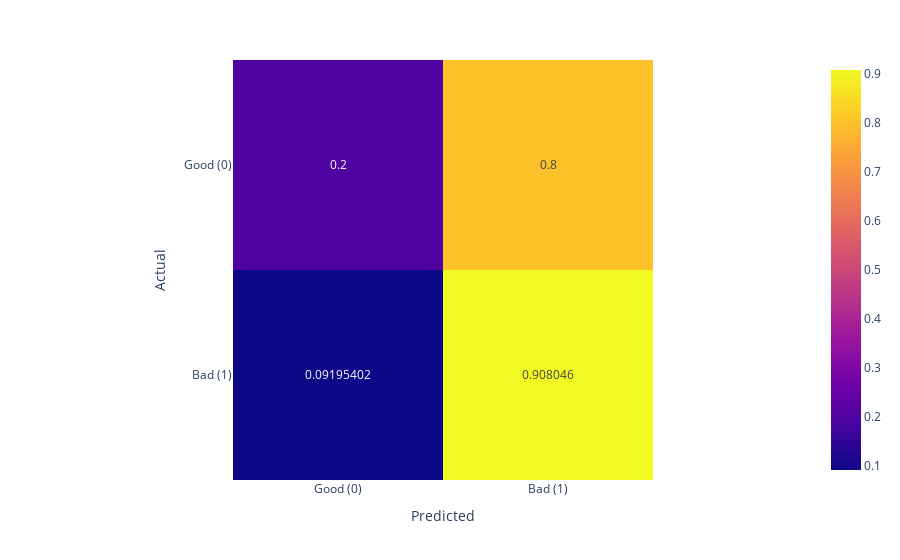
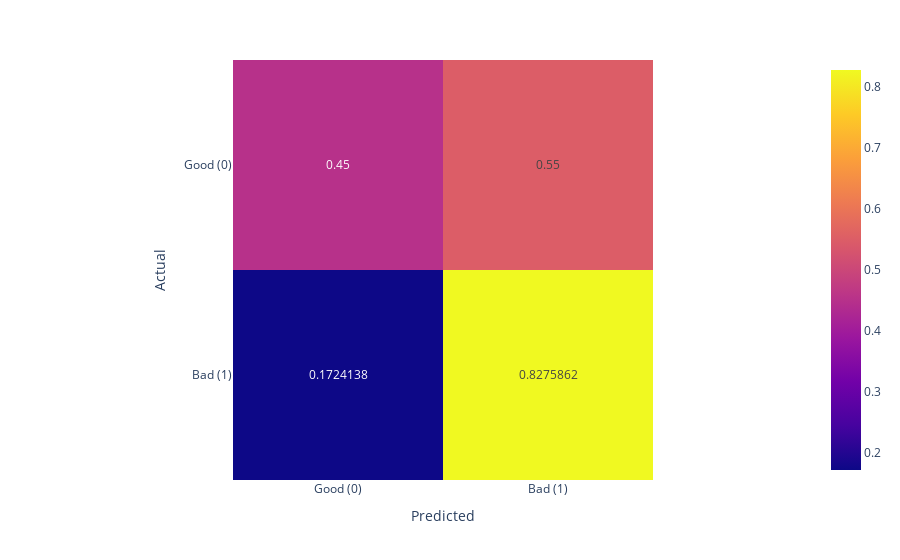
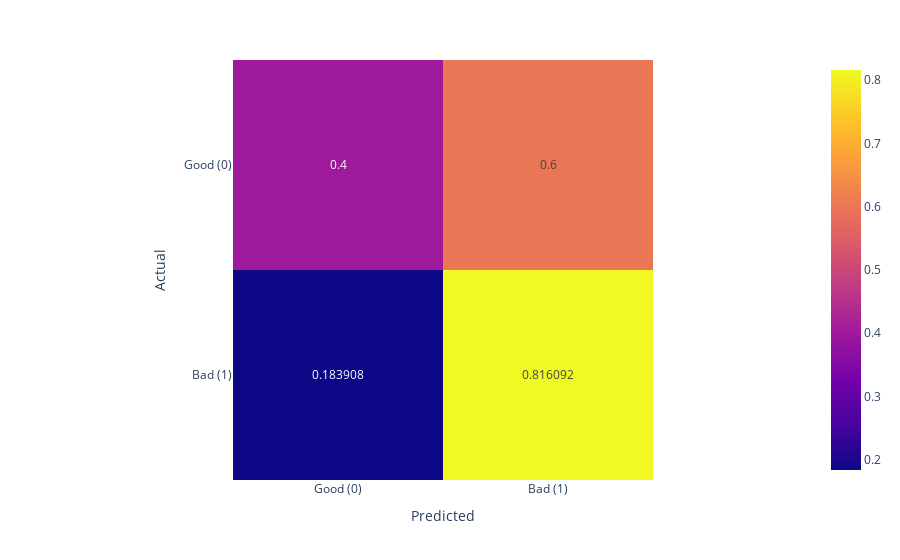
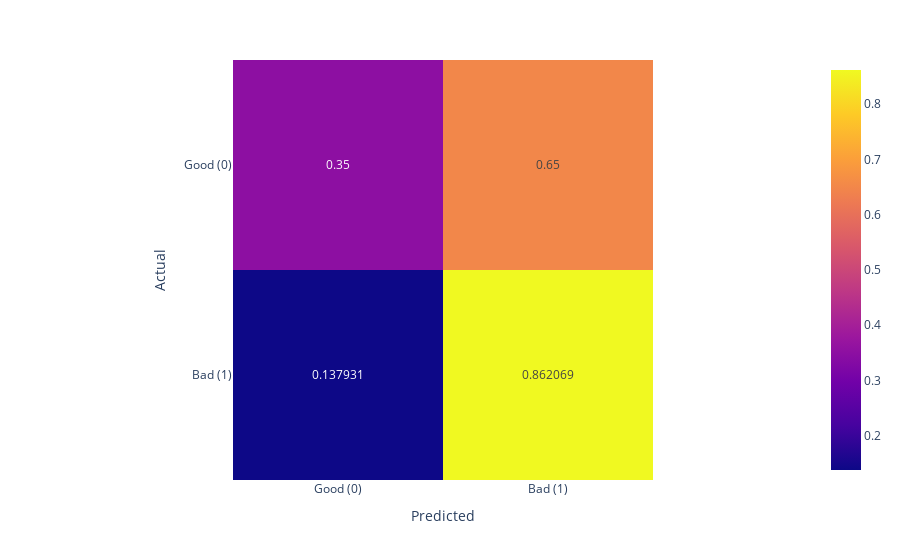

Notebook source saved alongside these figures, in order:
### Code cell
import numpy as np

from cci.metrics import confusion_matrix

# BUG: Fixed now but..
test_len = 107  # length of test set
for tp, fp, fn, tn in test_df.select(["TP", "FP", "FN", "TN"]).rows():
    tp = test_len - fp - fn - tn
    cm = np.array([[tp, fp], [fn, tn]]).astype("float")
    normalized_cm = cm / cm.sum(axis=1)[:, np.newaxis]
    fig = px.imshow(
        normalized_cm,
        labels=dict(x="Predicted", y="Actual"),
        x=["Good (0)", "Bad (1)"],
        y=["Good (0)", "Bad (1)"],
        text_auto=True,
    )
    fig.show()

### Figure 1 — Plotly figure (JSON) as saved in the notebook; plotly's stock layout.template omitted (floating-point values rounded to 4 significant figures)
{"data": [{"coloraxis": "coloraxis", "hovertemplate": "Predicted: %{x}<br>Actual: %{y}<br>color: %{z}<extra></extra>", "name": "0", "texttemplate": "%{z}", "type": "heatmap", "x": ["Good (0)", "Bad (1)"], "xaxis": "x", "y": ["Good (0)", "Bad (1)"], "yaxis": "y", "z": [[0.2, 0.8], [0.09195, 0.908]]}], "layout": {"coloraxis": {"colorscale": [[0, "#0d0887"], [0.1111, "#46039f"], [0.2222, "#7201a8"], [0.3333, "#9c179e"], [0.4444, "#bd3786"], [0.5556, "#d8576b"], [0.6667, "#ed7953"], [0.7778, "#fb9f3a"], [0.8889, "#fdca26"], [1, "#f0f921"]]}, "margin": {"t": 60}, "xaxis": {"anchor": "y", "constrain": "domain", "domain": [0, 1], "scaleanchor": "y", "title": {"text": "Predicted"}}, "yaxis": {"anchor": "x", "autorange": "reversed", "constrain": "domain", "domain": [0, 1], "title": {"text": "Actual"}}}}

### Figure 2 — Plotly figure (JSON) as saved in the notebook; plotly's stock layout.template omitted (floating-point values rounded to 4 significant figures)
{"data": [{"coloraxis": "coloraxis", "hovertemplate": "Predicted: %{x}<br>Actual: %{y}<br>color: %{z}<extra></extra>", "name": "0", "texttemplate": "%{z}", "type": "heatmap", "x": ["Good (0)", "Bad (1)"], "xaxis": "x", "y": ["Good (0)", "Bad (1)"], "yaxis": "y", "z": [[0.45, 0.55], [0.1724, 0.8276]]}], "layout": {"coloraxis": {"colorscale": [[0, "#0d0887"], [0.1111, "#46039f"], [0.2222, "#7201a8"], [0.3333, "#9c179e"], [0.4444, "#bd3786"], [0.5556, "#d8576b"], [0.6667, "#ed7953"], [0.7778, "#fb9f3a"], [0.8889, "#fdca26"], [1, "#f0f921"]]}, "margin": {"t": 60}, "xaxis": {"anchor": "y", "constrain": "domain", "domain": [0, 1], "scaleanchor": "y", "title": {"text": "Predicted"}}, "yaxis": {"anchor": "x", "autorange": "reversed", "constrain": "domain", "domain": [0, 1], "title": {"text": "Actual"}}}}

### Figure 3 — Plotly figure (JSON) as saved in the notebook; plotly's stock layout.template omitted (floating-point values rounded to 4 significant figures)
{"data": [{"coloraxis": "coloraxis", "hovertemplate": "Predicted: %{x}<br>Actual: %{y}<br>color: %{z}<extra></extra>", "name": "0", "texttemplate": "%{z}", "type": "heatmap", "x": ["Good (0)", "Bad (1)"], "xaxis": "x", "y": ["Good (0)", "Bad (1)"], "yaxis": "y", "z": [[0.4, 0.6], [0.1839, 0.8161]]}], "layout": {"coloraxis": {"colorscale": [[0, "#0d0887"], [0.1111, "#46039f"], [0.2222, "#7201a8"], [0.3333, "#9c179e"], [0.4444, "#bd3786"], [0.5556, "#d8576b"], [0.6667, "#ed7953"], [0.7778, "#fb9f3a"], [0.8889, "#fdca26"], [1, "#f0f921"]]}, "margin": {"t": 60}, "xaxis": {"anchor": "y", "constrain": "domain", "domain": [0, 1], "scaleanchor": "y", "title": {"text": "Predicted"}}, "yaxis": {"anchor": "x", "autorange": "reversed", "constrain": "domain", "domain": [0, 1], "title": {"text": "Actual"}}}}

### Figure 4 — Plotly figure (JSON) as saved in the notebook; plotly's stock layout.template omitted (floating-point values rounded to 4 significant figures)
{"data": [{"coloraxis": "coloraxis", "hovertemplate": "Predicted: %{x}<br>Actual: %{y}<br>color: %{z}<extra></extra>", "name": "0", "texttemplate": "%{z}", "type": "heatmap", "x": ["Good (0)", "Bad (1)"], "xaxis": "x", "y": ["Good (0)", "Bad (1)"], "yaxis": "y", "z": [[0.35, 0.65], [0.1379, 0.8621]]}], "layout": {"coloraxis": {"colorscale": [[0, "#0d0887"], [0.1111, "#46039f"], [0.2222, "#7201a8"], [0.3333, "#9c179e"], [0.4444, "#bd3786"], [0.5556, "#d8576b"], [0.6667, "#ed7953"], [0.7778, "#fb9f3a"], [0.8889, "#fdca26"], [1, "#f0f921"]]}, "margin": {"t": 60}, "xaxis": {"anchor": "y", "constrain": "domain", "domain": [0, 1], "scaleanchor": "y", "title": {"text": "Predicted"}}, "yaxis": {"anchor": "x", "autorange": "reversed", "constrain": "domain", "domain": [0, 1], "title": {"text": "Actual"}}}}
